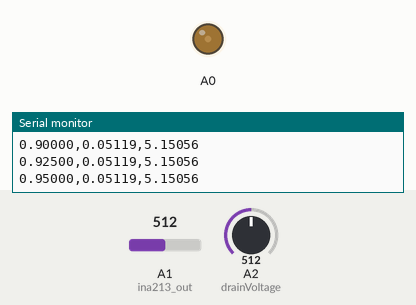
Bench run of a program on a simulated Arduino Uno R4 Minima. Shown: output pins drawn as LEDs (lit = HIGH), the last lines printed to the serial monitor. The inputs (shaded band) are chosen by the test bench; at power-on: A1 (ina213_out) = 512, A2 (drainVoltage) = 512 (analog values on the 0–1023 scale).

Above: at 5.8 s.
5.9 s: A1 (ina213_out) set to 993
At 6.7 s:
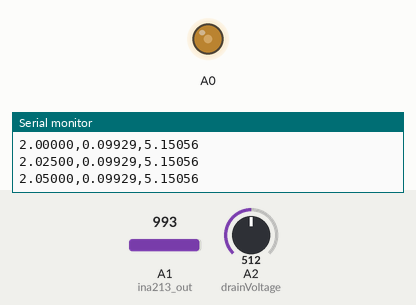
8.9 s: A1 (ina213_out) set to 1019
At 9.5 s:
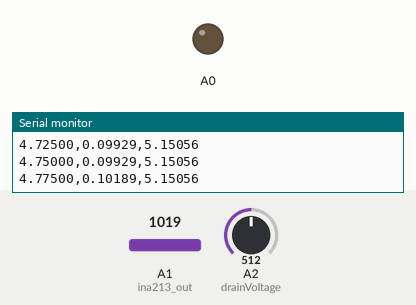
Timing chart, 0 to 11.9 s (numbered marks = the images above; inputs shaded):
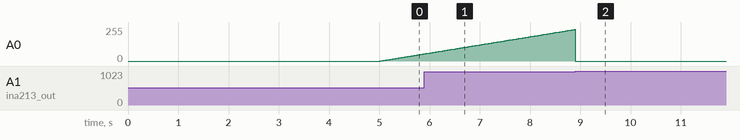

The program:

main.cpp
```cpp
#include <Arduino.h>
#include <Wire.h>              // Library for I2C communication
#include <Adafruit_MCP4725.h>  // Library for MCP4725 12-bit DAC

bool completed = false;
const int ina213_out = A1;
const int drainVoltage = A2;
Adafruit_MCP4725 dac_drain;

void setup() {
  // initialize serial communication and wait up to 2.5 seconds for a connection
  Serial.begin(115200);
  for (auto startNow = millis() + 2500; !Serial && millis() < startNow; delay(500));

  analogWriteResolution(12);  // set DAC resolution to 12-bit
  analogReadResolution(14); // set ADC resolution to 14 bit
  Wire.begin();                // initialize standard I2C bus (A4 = SDA, A5 = SCL)
  dac_drain.begin(0x62, &Wire);      // 0x62 = MCP4725 I2C address
  dac_drain.setVoltage(0, false); // initialize external dac to 0 V
}

void loop() {
  analogWrite(DAC, 0); // set internal DAC to 0 V initially
  int samples = 201;
  float step_size = 0.025;
  float vcc = 5.121;
  float gateBit[samples] = {}; // 0.025 V increments
  float gateVoltage[samples] = {};
  float drainCurrent[samples] = {};
  float ina213_gain = 50.02; // gain of the current amplifier
  float drain_amp_gain = 2.011423; // gain of the amplifier for the drain voltage

  while (!completed) {
    dac_drain.setVoltage(1999, false);
    delay(5000);
    for (int i = 0; i < samples; i++) {
      gateVoltage[i] = (step_size * i);
      gateBit[i] = (gateVoltage[i] * 4095) / vcc; // mapping the voltage to a specific bit in the dac
      analogWrite(DAC, gateBit[i]);

      delay(10); // delay between writing and reading. giving time for the voltage to settle

      drainCurrent[i] = analogRead(ina213_out) * (vcc / 16383.0 ) * (1 / ina213_gain);

      Serial.print(gateVoltage[i], 5);
      Serial.print(",");
      Serial.print(drainCurrent[i], 5);
      Serial.print(",");
      Serial.print(analogRead(drainVoltage) * (vcc / 16383.0 ) * drain_amp_gain, 5);
      Serial.println();

      if(drainCurrent[i] > 0.1) { // break out once drain current is greater than 100 mA
        gateVoltage[i] = 0; // assign gate voltage to 0
        dac_drain.setVoltage(0, false); // assign drain voltage to 0
        completed = true;
        break;
      }
      delay(10); // delay between next iteration
    }
  }
}
```

Measured:
- the behaviour switches between 1000 and 1001 on A1 (ina213_out) (found by bisection; images 1 and 2)
